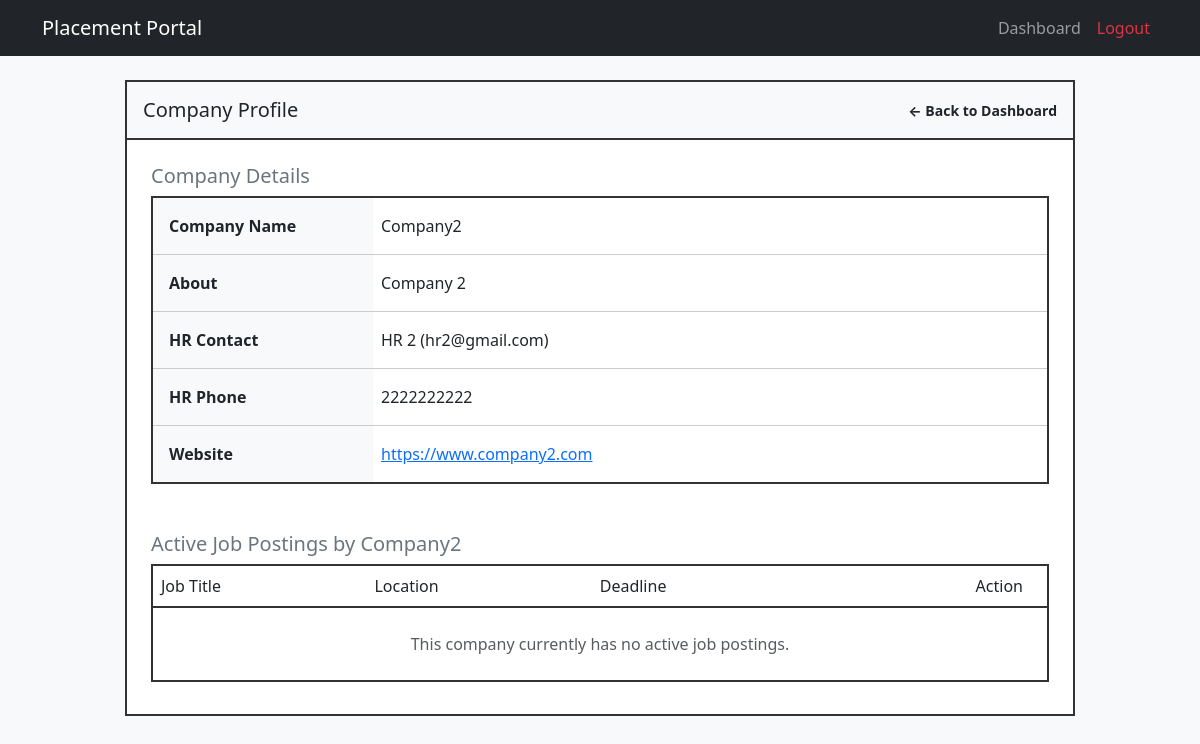
/student/company/2 (signed in), run on the app's committed database.
### models.py (models this page shows, shortened)
class Company(db.Model, UserMixin):
    __tablename__ = 'company'
    company_id = db.Column(db.Integer, primary_key=True, autoincrement=True)
    email = db.Column(db.String(100), unique=True, nullable=False)
    password_hash = db.Column(db.String(255), nullable=False)
    company_name = db.Column(db.String(255), nullable=False)
    hr_name = db.Column(db.String(255), nullable=False)
    hr_email = db.Column(db.String(255), nullable=False)
    hr_phone = db.Column(db.String(15), nullable=False)
    company_desc = db.Column(db.String(255), nullable=False)
    website = db.Column(db.String(255), unique=True, nullable=False)
    is_active = db.Column(db.Boolean, nullable=False, default=True)
    is_blacklisted = db.Column(db.Boolean, default=False)
    approval_status = db.Column(db.String(50), nullable=False, default='pending') #'pending' 'approved' 'rejected' 'blacklisted'
    placement_drives = db.relationship('PlacementDrive', backref='company')

### app.py (the view)
@app.route('/student/company/<int:company_id>') #View a specific company
@login_required
def student_company(company_id):
    if not current_user.is_authenticated or not current_user.get_id().startswith('student_'):
        return "Unauthorized Access : Not a Student ", 403
    if not company_id:
        flash('Company not found', 'danger')
        return redirect(url_for('student_dashboard'))
    company = Company.query.filter_by(company_id=company_id).first()
    if not company:
        flash('Requested Company does not exist', 'warning')
        return redirect(url_for('student_dashboard'))
    active_drives = PlacementDrive.query.filter(
        PlacementDrive.comp_id == company_id,
        PlacementDrive.status.in_(['approved', 'Approved', 'Active'])
    ).order_by(PlacementDrive.deadline.asc()).all()
    return render_template('student_company.html', company=company, active_drives=active_drives)

### app.py (called while the page is built)
@login_manager.user_loader #Run this fn everytime the user clicks a new page
def load_user(user_id):
    try:
        role, uid = user_id.split('_', 1)
        if role == 'admin':
            return db.session.get(Admin, int(uid))
        elif role == 'student':
            return db.session.get(Student, uid)
        elif role == 'company':
            return db.session.get(Company, int(uid))
    except Exception as e:
        return None
    return None

### models.py (called while the page is built)
    def get_id(self):
        return f"student_{self.roll_no}"

### templates/student_company.html
{% extends "base.html" %}
{% block content %}
<div class="row justify-content-center mt-4 mb-5">
    <div class="col-lg-10 p-0 bg-white" style="border: 2px solid #333;">
        <div class="d-flex justify-content-between align-items-center p-3 bg-light" style="border-bottom: 2px solid #333;">
            <h5 class="mb-0">Company Profile</h5>
            <a href="{{ url_for('student_dashboard') }}" class="text-decoration-none text-dark fw-bold small">&larr; Back to Dashboard</a>
        </div>
        <div class="p-4">
            <div class="mb-5">
                <h5 class="mb-2 text-secondary">Company Details</h5>
                <div style="border: 2px solid #333;">
                    <table class="table table-borderless mb-0">
                        <tbody>
                            <tr style="border-bottom: 1px solid #ccc;">
                                <th class="ps-3 pt-3 pb-3 bg-light" style="width: 220px;">Company Name</th>
                                <td class="pt-3 pb-3">{{ company.company_name }}</td>
                            </tr>
                            <tr style="border-bottom: 1px solid #ccc;">
                                <th class="ps-3 pt-3 pb-3 bg-light">About</th>
                                <td class="pt-3 pb-3">{{ company.company_desc }}</td>
                            </tr>
                            <tr style="border-bottom: 1px solid #ccc;">
                                <th class="ps-3 pt-3 pb-3 bg-light">HR Contact</th>
                                <td class="pt-3 pb-3">{{ company.hr_name }} ({{ company.hr_email }})</td>
                            </tr>
                            <tr style="border-bottom: 1px solid #ccc;">
                                <th class="ps-3 pt-3 pb-3 bg-light">HR Phone</th>
                                <td class="pt-3 pb-3">{{ company.hr_phone }}</td>
                            </tr>
                            <tr>
                                <th class="ps-3 pt-3 pb-3 bg-light">Website</th>
                                <td class="pt-3 pb-3">
                                    <a href="{{ company.website }}" target="_blank" rel="noopener noreferrer">{{ company.website }}</a>
                                </td>
                            </tr>
                        </tbody>
                    </table>
                </div>
            </div>
            <div class="mb-2">
                <h5 class="mb-2 text-secondary">Active Job Postings by {{ company.company_name }}</h5>
                <div style="border: 2px solid #333;">
                    <table class="table table-borderless mb-0">
                        <thead class="bg-light" style="border-bottom: 2px solid #333;">
                            <tr>
                                <th class="fw-normal pb-2 pt-2">Job Title</th>
                                <th class="fw-normal pb-2 pt-2">Location</th>
                                <th class="fw-normal pb-2 pt-2">Deadline</th>
                                <th class="fw-normal pb-2 pt-2 text-end pe-4">Action</th>
                            </tr>
                        </thead>
                        <tbody>
                            {% for drive in active_drives %}
                            <tr style="border-bottom: 1px solid #ccc;">
                                <td class="pt-3 ps-3 fw-bold text-dark">{{ drive.job_title }}</td>
                                <td class="pt-3">{{ drive.location or 'Not Specified' }}</td>
                                <td class="pt-3">{{ drive.deadline.strftime('%d/%m/%Y') if drive.deadline else 'N/A' }}</td>
                                <td class="text-end pt-2 pb-2 pe-3">
                                    <a href="{{ url_for('student_drive_details', drive_id=drive.id) }}" class="btn btn-sm btn-outline-primary rounded-pill px-4">View & Apply</a>
                                </td>
                            </tr>
                            {% else %}
                            <tr>
                                <td colspan="4" class="text-center text-muted pt-4 pb-4">
                                    This company currently has no active job postings.
                                </td>
                            </tr>
                            {% endfor %}
                        </tbody>
                    </table>
                </div>
            </div>
        </div>
    </div>
</div>
{% endblock %}

### templates/base.html (style rules this page uses)
body { background-color: #f8f9fa; }

### data on the page
Company: company_name "Company2", company_desc "Company 2", hr_name "HR 2", hr_email "hr2@gmail.com", hr_phone "2222222222", website "https://www.company2.com"
